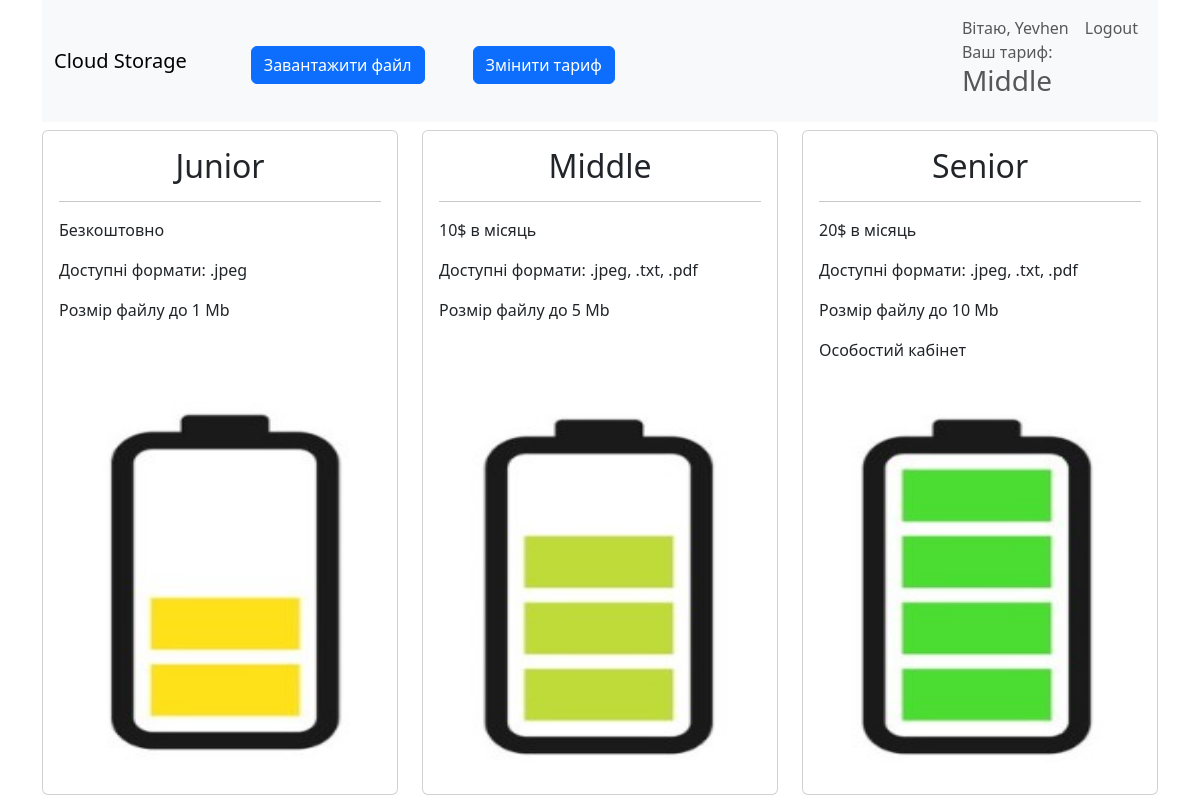
/ (signed in), run on the app's committed database.
### upload/models.py (models this page shows, shortened)
class Profile(models.Model):
	user = models.OneToOneField(User, on_delete=models.CASCADE)
	rank = models.CharField(max_length=10, choices=RANKS, default='Junior')

class News(models.Model):
	title = models.CharField(max_length=100, primary_key=True)
	content = models.TextField()
	photo = models.ImageField(upload_to='photos/%Y/%m/%d/', blank=True)
	class Meta:
		verbose_name = 'Новина'
		verbose_name_plural = 'Новини'

### upload/views.py (the view)
# urls.py: path('', ViewNews.as_view(), name='home'),
class ViewNews(ListView):
	model = News
	template_name = 'upload/news_list.html'
	context_object_name = 'news'
	def get_context_data(self, *, object_list=None, **kwargs):
		context = super().get_context_data(**kwargs)
		context['title'] = 'Головна'
		return context
	def get_queryset(self):
		return News.objects.all()

### upload/templates/upload/news_list.html (shortened to what this page needs)
{% extends 'base.html' %}
{% load static %}
{% block content %}
<div class="row">
    {% for item in news %}
        <div class="col-sm-4 mt-sm-2">
            <div class="card">
                <div class="card-body" >
                    <div class="media">
                        <h2 class="card-title" align="center">{{ item.title }}</h2> <hr>
                        <div class="media-body">
                            <p class="card-text" >{{ item.content|safe }}</p>
                        </div>
                        <img class="card-img-top" src="{{ item.photo.url }}"  width="" height="400">
                    </div>
                </div>
            </div>
        </div>
    {% endfor %}
</div>
{% endblock %}

### templates/base.html (shortened to what this page needs)
<!DOCTYPE html>
<html lang="en">
<head>
    <link href="https://cdn.jsdelivr.net/npm/bootstrap@5.3.0-alpha3/dist/css/bootstrap.min.css" rel="stylesheet"
>
</head>
<body>
    <div class="container">
        <nav class="navbar navbar-expand-lg bg-body-tertiary">
            <div class="container-fluid">
                <a class="navbar-brand" href="{% url 'home' %}">Cloud Storage</a>
                {% if request.user.is_authenticated %}
                    <div class="d-grid gap-2 ms-5">
                        <a href="{% url 'upload' %}"><button class="btn btn-primary mt-sm-2" type="button">Завантажити файл</button></a>
                    </div>
                {% endif %}
                {% if request.user.is_authenticated %}
                    <div class="d-grid gap-2 ms-5">
                        <a href="{% url 'change_rank' %}"><button class="btn btn-primary mt-sm-2" type="button">Змінити тариф</button></a>
                    </div>
                {% endif %}
            <div class="collapse navbar-collapse" id="navbarNavAltMarkup">
            <div class="navbar-nav ms-auto">
                {% if request.user.is_authenticated %}
                    <div class="nav-link">Вітаю, {{user.username}} <br> Ваш тариф:<h3>{{user.profile.rank}}</h3></div>
                    <a class="nav-link"  href="{% url 'logout' %}">Logout</a>
                {% else %}
                    <a class="nav-link" href="{% url 'login' %}">Увійти</a>
                    <a class="nav-link" href="{% url 'register' %}">Реєстрація</a>
                {% endif %}
                </div>
                </div>
            </div>
        </nav>
        {% block content %}
        {% endblock %}
    </div>
</body>
</html>

### data on the page
News: title "Junior", content "Безкоштовно Доступні формати: .jpeg Розмір файлу до 1 Mb", photo (picture)
News: title "Middle", content "10$ в місяць Доступні формати: .jpeg, .txt, .pdf Розмір файлу до 5 Mb", photo (picture)
News: title "Senior", content "20$ в місяць Доступні формати: .jpeg, .txt, .pdf Розмір файлу до 10 Mb Особостий кабінет", photo (picture)

### other printed values
{{ user.username }} "Yevhen"
{{ user.profile.rank }} "Middle"
